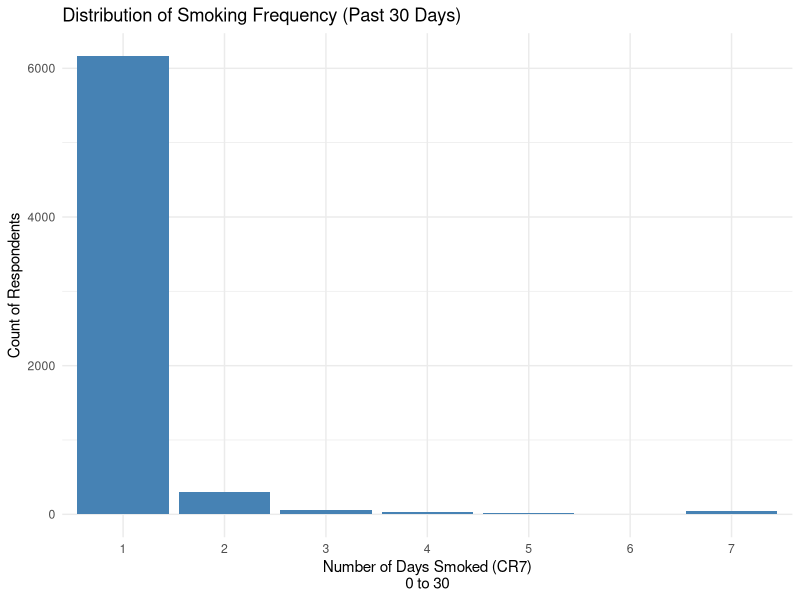
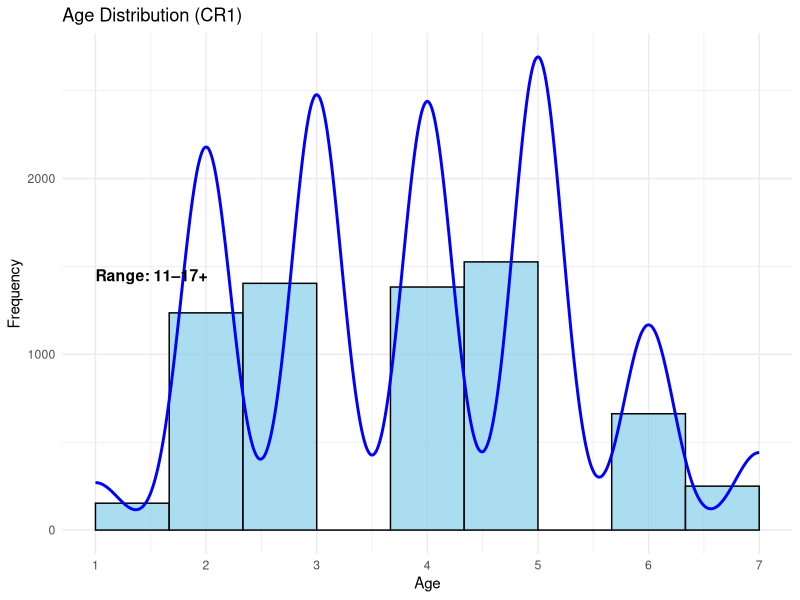
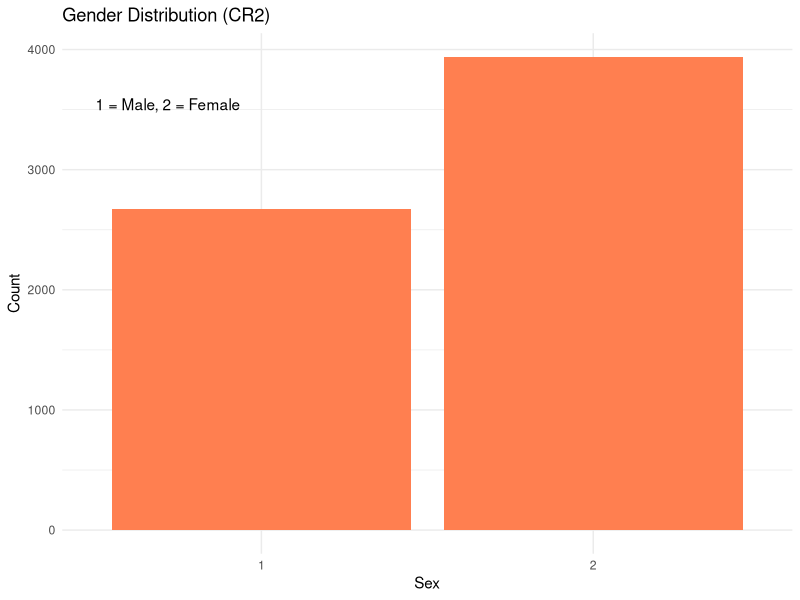
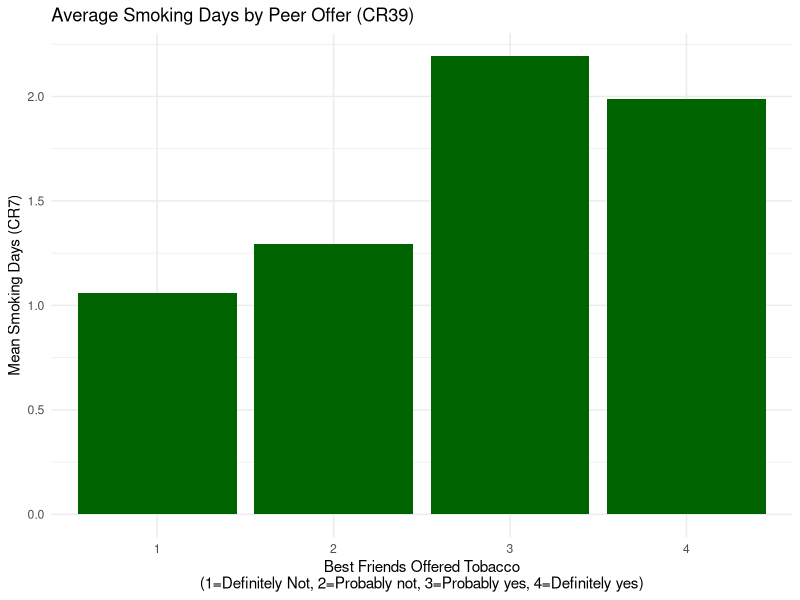
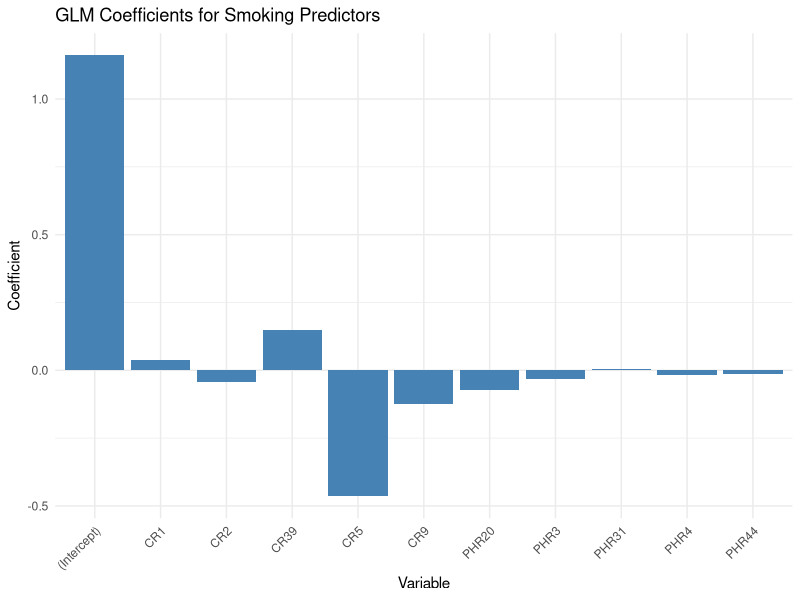
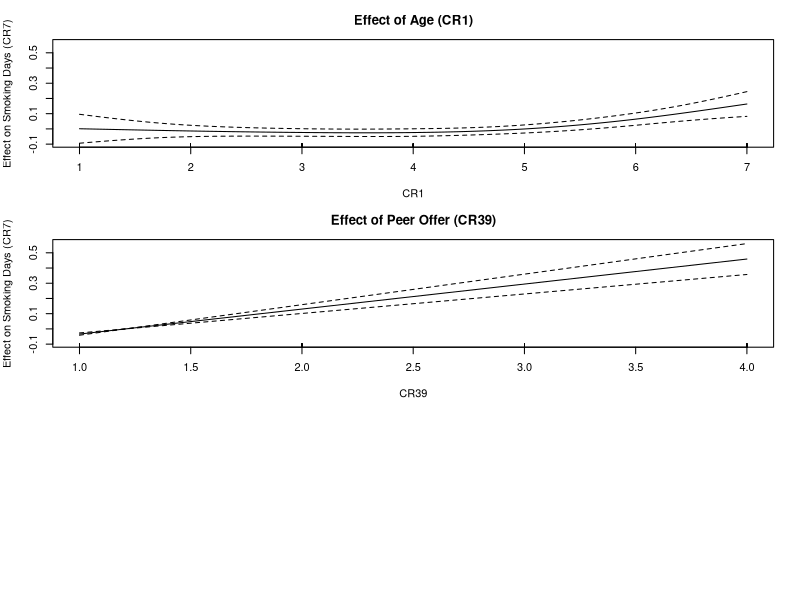
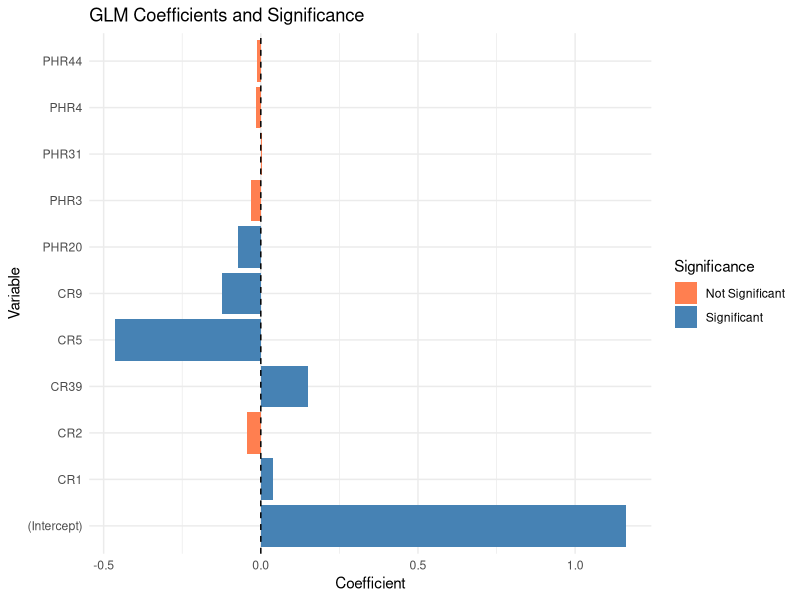
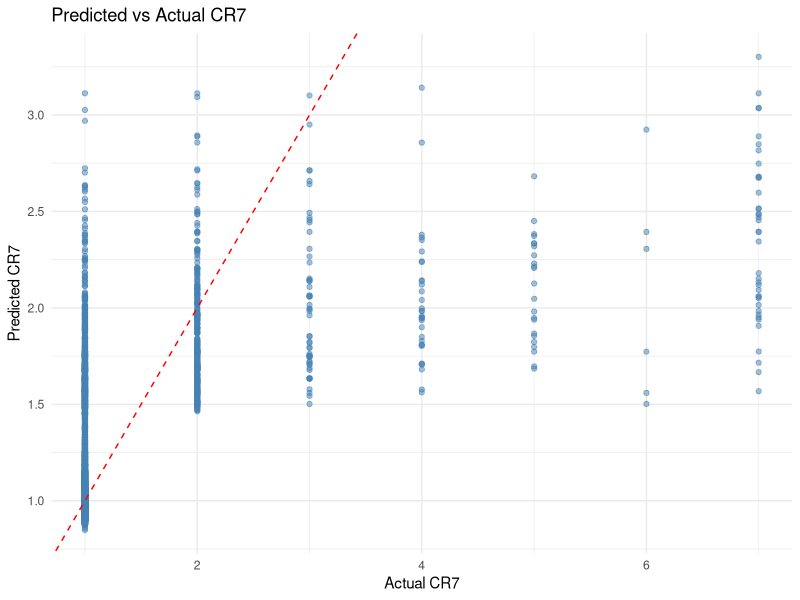

R code for these plots, in order:
##R version of Final_models.ipynb

# Libraries needed
library(tidyverse)
library(ggplot2)
library(mgcv)  # For GAM models

# Set theme
theme_set(theme_minimal())

# Read and clean data
df <- read.csv("dataset/PHILIPPINES_DATA_19.csv", stringsAsFactors = FALSE)

# Replace missing values
df[df == " " | df == "NA" | df == "NaN" | df == "nan"] <- NA
df <- na.omit(df)

# Convert CR7 to numeric
df$CR7 <- as.numeric(df$CR7)

# Display data info
str(df)

# Create smoker status: 1 = smoker (CR7 > 1), 0 = non-smoker
df$smoker_status <- ifelse(df$CR7 > 1, 1, 0)
head(df$smoker_status)

# Plot 1: Distribution of Smoking Frequency
ggplot(df, aes(x = factor(CR7))) +
  geom_bar(fill = "steelblue") +
  labs(title = "Distribution of Smoking Frequency (Past 30 Days)",
       x = "Number of Days Smoked (CR7)\n0 to 30",
       y = "Count of Respondents") +
  theme_minimal()

# Plot 2: Age Distribution
age_counts <- hist(df$CR1, breaks = 10, plot = FALSE)
max_count <- max(age_counts$counts)

ggplot(df, aes(x = CR1)) +
  geom_histogram(bins = 10, fill = "skyblue", color = "black", alpha = 0.7) +
  geom_density(aes(y = after_stat(count)), color = "blue", size = 1) +
  labs(title = "Age Distribution (CR1)",
       x = "Age",
       y = "Frequency") +
  scale_x_continuous(breaks = seq(floor(min(df$CR1)), ceiling(max(df$CR1)), 1)) +
  annotate("text", x = min(df$CR1), y = max_count * 0.95,
           label = "Range: 11–17+", hjust = 0, size = 4, fontface = "bold",
           color = "black") +
  theme_minimal()

# Plot 3: Gender Distribution
ggplot(df, aes(x = factor(CR2))) +
  geom_bar(fill = "coral") +
  labs(title = "Gender Distribution (CR2)",
       x = "Sex",
       y = "Count") +
  annotate("text", x = 0.5, y = max(table(df$CR2)) * 0.9,
           label = "1 = Male, 2 = Female", hjust = 0) +
  theme_minimal()

# Plot 4: Average Smoking Days by Peer Offer
df %>%
  group_by(CR39) %>%
  summarise(mean_CR7 = mean(CR7, na.rm = TRUE)) %>%
  ggplot(aes(x = factor(CR39), y = mean_CR7)) +
  geom_bar(stat = "identity", fill = "darkgreen") +
  labs(title = "Average Smoking Days by Peer Offer (CR39)",
       x = "Best Friends Offered Tobacco\n(1=Definitely Not, 2=Probably not, 3=Probably yes, 4=Definitely yes)",
       y = "Mean Smoking Days (CR7)") +
  theme_minimal()

# GLM Poisson model
glm_model <- glm(CR7 ~ CR1 + CR2 + PHR3 + PHR4 + CR5 + CR9 + PHR20 + CR39 + PHR31 + PHR44,
                 data = df,
                 family = poisson(link = "log"))

# Print summary
summary(glm_model)

# Coefficient bar chart
coef_df <- data.frame(
  Variable = names(coef(glm_model)),
  Coefficient = coef(glm_model)
)

ggplot(coef_df, aes(x = Variable, y = Coefficient)) +
  geom_bar(stat = "identity", fill = "steelblue") +
  theme_minimal() +
  theme(axis.text.x = element_text(angle = 45, hjust = 1)) +
  labs(title = "GLM Coefficients for Smoking Predictors")

# Poisson GAM on selected predictors
# Convert to numeric and remove NAs
df$CR1 <- as.numeric(df$CR1)
df$CR39 <- as.numeric(df$CR39)
df$CR5 <- as.numeric(df$CR5)

# Create subset with complete cases for GAM variables
gam_data <- df[complete.cases(df[, c("CR7", "CR1", "CR39", "CR5")]), ]

# Check unique values to set appropriate k
cat("Unique values in CR1:", length(unique(gam_data$CR1)), "\n")
cat("Unique values in CR39:", length(unique(gam_data$CR39)), "\n")
cat("Unique values in CR5:", length(unique(gam_data$CR5)), "\n")

# Determine k values (must be < unique values)
k1 <- min(length(unique(gam_data$CR1)) - 1, 5)
k39 <- min(length(unique(gam_data$CR39)) - 1, 4)
k5 <- min(length(unique(gam_data$CR5)) - 1, 3)

cat("Using k values - CR1:", k1, "CR39:", k39, "CR5:", k5, "\n")

# Fit GAM model with appropriate basis dimensions
if(k5 < 3) {
  # If CR5 has too few unique values, use it as linear term
  gam_model <- gam(CR7 ~ s(CR1, k = k1) + s(CR39, k = k39) + CR5,
                   data = gam_data,
                   family = poisson(link = "log"))
} else {
  gam_model <- gam(CR7 ~ s(CR1, k = k1) + s(CR39, k = k39) + s(CR5, k = k5),
                   data = gam_data,
                   family = poisson(link = "log"))
}

# Summary
summary(gam_model)

# Plot GAM effects
par(mfrow = c(3, 1), mar = c(4, 4, 3, 2))
plot(gam_model, select = 1, shade = TRUE, shade.col = "lightblue",
     main = "Effect of Age (CR1)", xlab = "CR1", ylab = "Effect on Smoking Days (CR7)")
plot(gam_model, select = 2, shade = TRUE, shade.col = "lightblue",
     main = "Effect of Peer Offer (CR39)", xlab = "CR39", ylab = "Effect on Smoking Days (CR7)")
plot(gam_model, select = 3, shade = TRUE, shade.col = "lightblue",
     main = "Effect of Tried Smoking (CR5)", xlab = "CR5", ylab = "Effect on Smoking Days (CR7)")
par(mfrow = c(1, 1))

# Coefficient significance plot
coef_summary <- data.frame(
  Variable = names(coef(glm_model)),
  Coefficient = coef(glm_model),
  P_value = summary(glm_model)$coefficients[, 4]
)
coef_summary$Significance <- ifelse(coef_summary$P_value < 0.05, "Significant", "Not Significant")

ggplot(coef_summary, aes(x = Coefficient, y = Variable, fill = Significance)) +
  geom_bar(stat = "identity") +
  geom_vline(xintercept = 0, linetype = "dashed", color = "black") +
  scale_fill_manual(values = c("Significant" = "steelblue", "Not Significant" = "coral")) +
  labs(title = "GLM Coefficients and Significance") +
  theme_minimal()

# Predicted vs Actual
df$Predicted_CR7 <- predict(glm_model, type = "response")

ggplot(df, aes(x = CR7, y = Predicted_CR7)) +
  geom_point(alpha = 0.5, color = "steelblue") +
  geom_abline(intercept = 0, slope = 1, color = "red", linetype = "dashed") +
  labs(title = "Predicted vs Actual CR7",
       x = "Actual CR7",
       y = "Predicted CR7") +
  theme_minimal()

# Residuals Distribution
df$Residuals <- df$CR7 - df$Predicted_CR7

ggplot(df, aes(x = Residuals)) +
  geom_histogram(aes(y = after_stat(density)), bins = 30, fill = "steelblue", alpha = 0.7) +
  geom_density(color = "darkblue", size = 1) +
  labs(title = "Residuals Distribution",
       x = "Residuals",
       y = "Density") +
  theme_minimal()